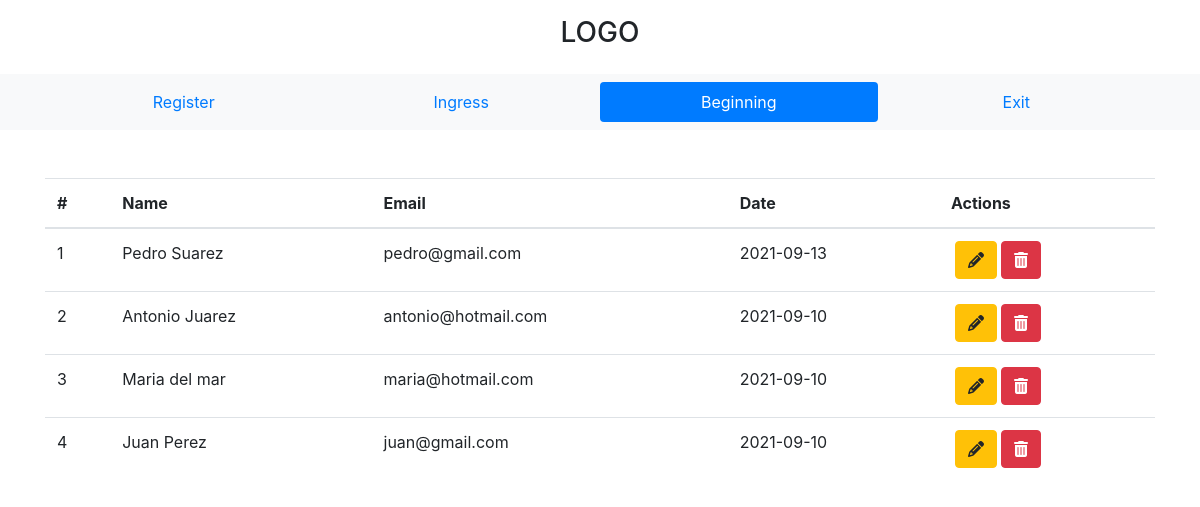
The app's page /index.php?page=beginning (signed in) with its own data.
### tables this page shows
CREATE TABLE `registers` (
  `id` int NOT NULL AUTO_INCREMENT,
  `name` text NOT NULL,
  `email` text NOT NULL,
  `password` varchar(10) NOT NULL,
  `datee` timestamp NOT NULL DEFAULT (now()),
  PRIMARY KEY (`id`)
);

### controllers/template.controller.php (called while the page is built)
<?php
    class TemplateController {
        public function bringTemplateCtr() {
            include "views/template.php";
        }
    }
?>

### index.php (called while the page is built)
<?php
    require_once "controllers/template.controller.php";
    require_once "controllers/forms.controller.php";
    require_once "models/forms.model.php";
    $template = new TemplateController();
    $template -> bringTemplateCtr();
?>

### controllers/forms.controller.php (called while the page is built, shortened)
<?php
    class FormsController {
        static public function selectRegistersCtr($item, $value) {
            $table = "registers";
            $response = FormsModel::selectRegistersMdl($table, $item, $value);
            return $response;
        }
    }
?>

### models/connection.php (called while the page is built)
<?php
    class Connection {
        static public function connect() {
            $link = new PDO("mysql:host=localhost;dbname=php_course",
                            "root",
                            "040319659");
            $link->exec("set names utf8");
            return $link;
        }
    }
?>

### models/forms.model.php (called while the page is built, shortened)
<?php
    require_once "connection.php";
    class FormsModel {
        static public function selectRegistersMdl($table, $item, $value) {
            if($item == null && $value == null) {
                $stmt = Connection::connect()->prepare("SELECT *, DATE_FORMAT(datee, '%Y-%m-%d') AS datee FROM $table ORDER BY id DESC");
                $stmt->execute();
                return $stmt->fetchAll();
            } else {
                $stmt = Connection::connect()->prepare("SELECT *, DATE_FORMAT(datee, '%Y-%m-%d') AS datee FROM $table WHERE $item = :$item ORDER BY id DESC");
                $stmt->bindParam(":".$item, $value, PDO::PARAM_STR);
                $stmt->execute();
                return $stmt->fetch();
            }
        }
    }
?>

### views/pages/beginning.php (the view, shortened to what this page needs)
<?php
    $users = FormsController::selectRegistersCtr(null, null);
?>
<table class="table">
    <thead>
        <tr>
            <th>#</th>
            <th>Name</th>
            <th>Email</th>
            <th>Date</th>
            <th>Actions</th>
        </tr>
    </thead>
    <tbody>
        <?php foreach($users as $key => $value): ?>
            <tr>
                <td><?php echo ($key + 1); ?></td>
                <td><?php echo $value["name"]; ?></td>
                <td><?php echo $value["email"]; ?></td>
                <td><?php echo $value["datee"]; ?></td>
                <td>
                    <div class="btn-group">
                        <div class="px-1">
                            <a href="index.php?page=edit&id=<?php echo $value["id"]; ?>" class="btn btn-warning"><i class="fas fa-pencil-alt"></i></a>
                        </div>
                        <form method="post">
                            <button type="submit" class="btn btn-danger"><i class="fas fa-trash-alt"></i></button>
                        </form>
                    </div>
                </td>
            </tr>
        <?php endforeach ?>
    </tbody>
</table>

### views/template.php (shortened to what this page needs)
<!DOCTYPE html>
<html lang="en">
<head>
    <link rel="stylesheet" href="https://maxcdn.bootstrapcdn.com/bootstrap/4.5.2/css/bootstrap.min.css">
</head>
<body>
    <div class="container-fluid">
        <h3 class="text-center py-3">LOGO</h3>
    </div>
    <div class="container-fluid bg-light">
        <div class="container">
            <ul class="nav nav-justified py-2 nav-pills">
                <?php if(isset($_GET["page"])): ?>
                    <?php if($_GET["page"] == "register"): ?>
                        <li class="nav-item">
                            <a class="nav-link active" href="index.php?page=register">Register</a>
                        </li>
                    <?php else: ?>
                        <li class="nav-item">
                            <a class="nav-link" href="index.php?page=register">Register</a>
                        </li>
                    <?php endif ?>
                    <?php if($_GET["page"] == "ingress"): ?>
                        <li class="nav-item">
                            <a class="nav-link active" href="index.php?page=ingress">Ingress</a>
                        </li>
                    <?php else: ?>
                        <li class="nav-item">
                            <a class="nav-link" href="index.php?page=ingress">Ingress</a>
                        </li>
                    <?php endif ?>
                    <?php if($_GET["page"] == "beginning"): ?>
                        <li class="nav-item">
                            <a class="nav-link active" href="index.php?page=beginning">Beginning</a>
                        </li>
                    <?php else: ?>
                        <li class="nav-item">
                            <a class="nav-link" href="index.php?page=beginning">Beginning</a>
                        </li>
                    <?php endif ?>
                    <?php if($_GET["page"] == "exit"): ?>
                        <li class="nav-item">
                            <a class="nav-link active" href="index.php?page=exit">Exit</a>
                        </li>
                    <?php else: ?>
                        <li class="nav-item">
                            <a class="nav-link" href="index.php?page=exit">Exit</a>
                        </li>
                    <?php endif ?>
                <?php endif ?>
            </ul>
        </div>
    </div>
    <div class="container-fluid">
        <div class="container py-5">
            <?php
                if(isset($_GET["page"])) {
                    if($_GET["page"] == "register" ||
                       $_GET["page"] == "ingress" ||
                       $_GET["page"] == "beginning" ||
                       $_GET["page"] == "edit" ||
                       $_GET["page"] == "exit") {
                        include "pages/".$_GET["page"].".php";
                    } else {
                        include "pages/error404.php";
                    }
                } else {
                    include "pages/register.php";
                }
            ?>
        </div>
    </div>
</body>
</html>

### records on screen
registers: name "Pedro Suarez", email "pedro@gmail.com", datee "2021-09-13"
registers: name "Antonio Juarez", email "antonio@hotmail.com", datee "2021-09-10"
registers: name "Maria del mar", email "maria@hotmail.com", datee "2021-09-10"
registers: name "Juan Perez", email "juan@gmail.com", datee "2021-09-10"
